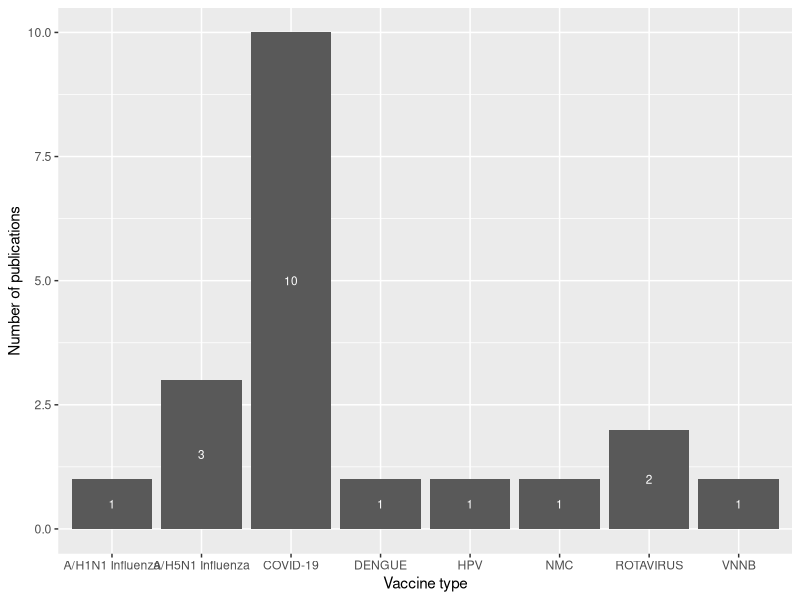

R code for this plot:
## ---- chunk 1
library(ggplot2)
library(dplyr)
library(tidyverse)
data <- data.frame(
  type = c("COVID-19","A/H5N1 Influenza","HPV","VNNB","ROTAVIRUS","DENGUE","A/H1N1 Influenza","NMC"),
  num = c(10,3,1,1,2,1,1,1)
)
ggplot(data, aes(x = type, y = num)) +
  geom_bar(stat = "identity") +
  geom_text(size = 3, position = position_stack(vjust = 0.5), col = "white",label = paste0(data$num))+labs(x = "Vaccine type", y = "Number of publications")
